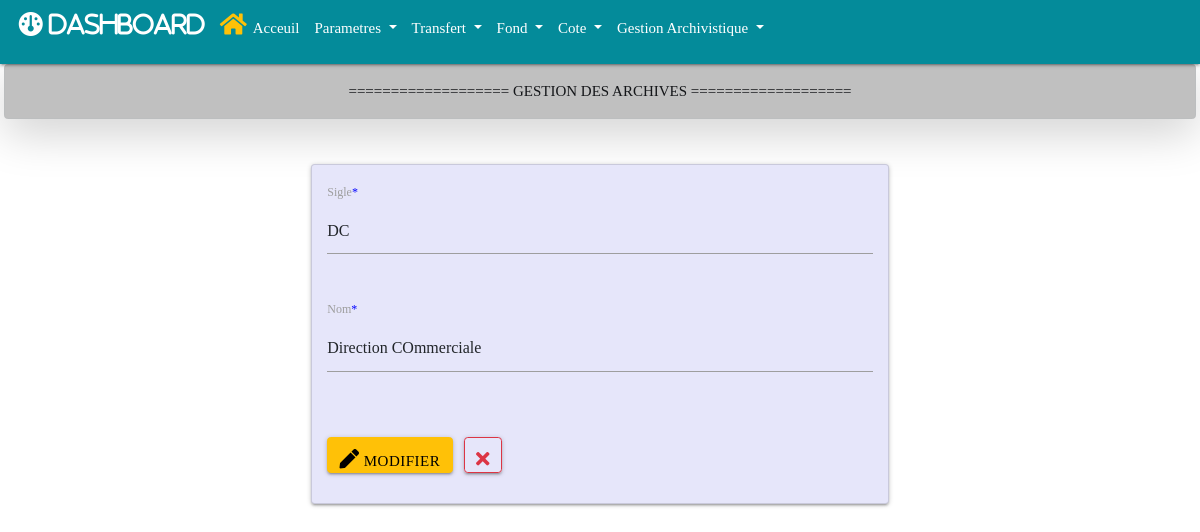
Before: /paramettre/provenance/edit/1 with the older database file.
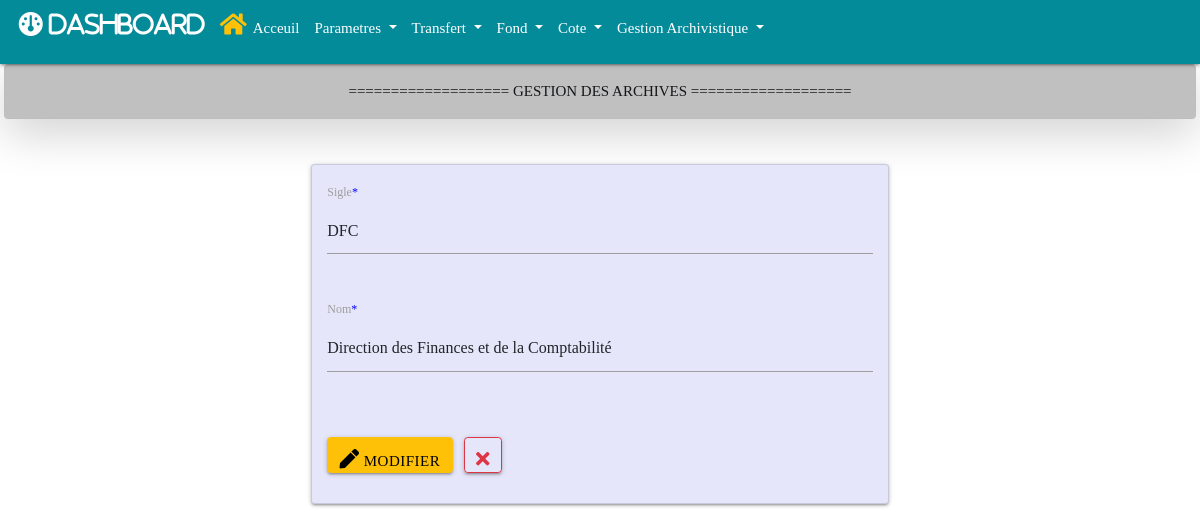
After: the same page with the newer database file.
### paramettre/models.py (models this page shows, shortened)
class Provenance(models.Model):
    sigle = models.CharField(max_length=50, null=True, blank=True)
    nom = models.CharField(max_length=200, null=True, blank=True)
    create_at = models.DateField(auto_now_add=True, null=True)
    modified_at = models.DateTimeField(auto_now_add=True)

### paramettre/views.py (the view)
# urls.py: path('paramettre/provenance/edit/<int:id>', views.edit_provenance, name="edit_provenance"),
def edit_provenance(request, id):
    provenance = Provenance.objects.get(id=id)
    if request.method == 'POST':
        form = ProvenanceForm(request.POST, instance=provenance)
        if form.is_valid():
            form.save(id)
            messages.success(request, f"Direction {provenance} modifiéé avec succès !")
            return redirect('provenance')
    else:
        form = ProvenanceForm(instance=provenance)
    return render(request, 'paramettre/provenance/edit.html',  {'form':form})

### paramettre/forms.py
class ProvenanceForm(forms.ModelForm):
    sigle = forms.CharField(
        label='Sigle',
        widget=forms.TextInput(attrs={'placeholder': 'Sigle'})
    )
    nom = forms.CharField(
        label='Nom',
        widget=forms.TextInput(attrs={'placeholder': 'Nom'})
    )
    class  Meta:
        model = Provenance
        fields = '__all__'

### paramettre/templates/paramettre/provenance/edit.html (shortened to what this page needs)
{% extends 'base.html' %}
{% load crispy_forms_tags %}
{% block main%}
   <div class="container mt-3 w-50">
      <form method="POST" style="background-color: #E6E6FA" class="card p-3 mt-5" autocomplete="off" enctype="multipart/form-data">
         <div class="row">
            {{form.sigle|as_crispy_field}}
         </div>
         <div class="row">
            {{form.nom|as_crispy_field}}
         </div>
         <div class="mt-4" style="width: 100p%;">
            <button style= "font-size: 15px;" type="submit" class="btn btn-warning mb-3">
               <i class="fas fa-pen"></i>&nbsp;Modifier
            </button>
            <a style= "font-size: 15px;" href="{% url 'provenance' %}" type="button" class="btn btn-outline-danger mb-3 ms-2" style="wdith: 50px;" title="Close">
                  <i class="fas fa-times"></i>
            </a>
         </div>
      </form>
   </div>
{% endblock main%}

Changed rows visible on the page:
changed Provenance: sigle "DC" → "DFC"; nom "Direction COmmerciale" → "Direction des Finances et de la Comptabilité"
